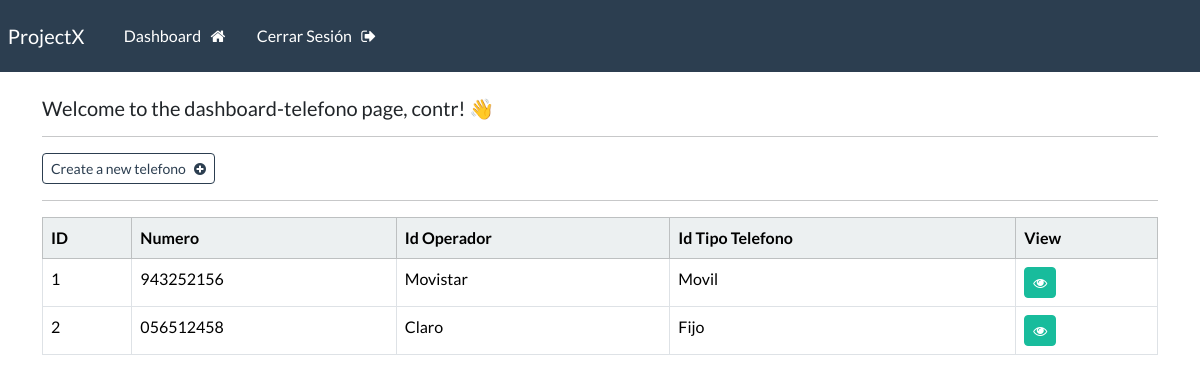
/dashboard-telefono (signed in), run on an earlier commit of the app's database.
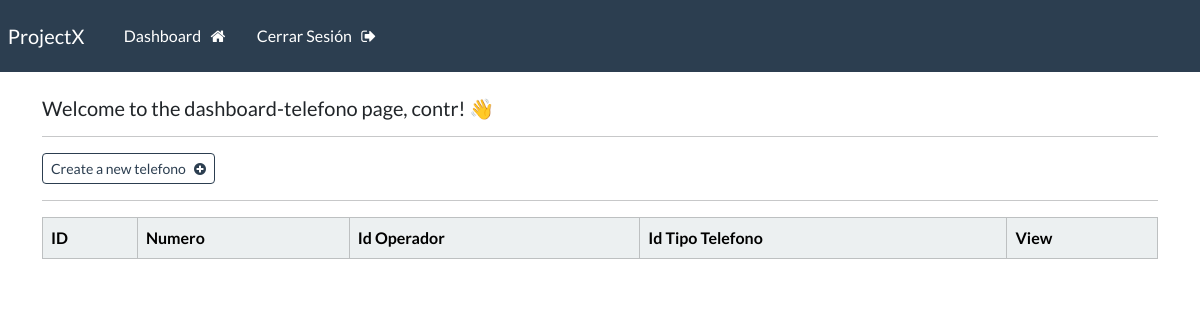
And on a later commit of the database.
### webapp/models.py (models this page shows, shortened)
class Telefono(models.Model):
    numero = models.CharField(max_length=100)
    id_operador = models.ForeignKey(Operador, on_delete=models.CASCADE)
    id_tipotelefono = models.ForeignKey(TipoTelefono, on_delete=models.CASCADE)

class Operador(models.Model):
    denominacion=models.CharField(max_length=100)
    def __str__(self):
        return self.denominacion

class TipoTelefono(models.Model):
    denominacion=models.CharField(max_length=100)
    def __str__(self):
        return self.denominacion

### webapp/views.py (the view)
# urls.py: path('dashboard-telefono', views.dashboard_telefono, name="dashboard-telefono"),
@login_required(login_url='my-login')
def dashboard_telefono(request):
    telefonos = Telefono.objects.all()
    context = {'telefonos': telefonos}
    return render(request, 'webapp/dashboard-telefono.html', context=context)

### webapp/templates/webapp/dashboard-telefono.html
{% extends 'webapp/base.html' %}
{% block content %}
    <h5> Welcome to the dashboard-telefono page, {{user}}! 👋</h5>
    <hr>
    <a class="btn btn-outline-primary btn-sm" href="{% url 'create-telefono' %}">
        Create a new  telefono &nbsp; <i class="fa fa-plus-circle" aria-hidden="true"></i>
    </a>
    <hr>
    <table class="table table table-hover table-bordered">
        <thead class="table-light">
            <tr>
                <th scope="col"> ID </th>
                <th scope="col"> Numero </th>
                <th scope="col"> Id Operador </th>
                <th scope="col"> Id Tipo Telefono </th>
                <th scope="col"> View </th>
            </tr>
        </thead>
        <tbody>
        {% if telefonos %}
            {% for telefono in telefonos %}
            <tr>
                <td> {{telefono.id}} </td>
                <td> {{telefono.numero}}</td>
                <td> {{telefono.id_operador}}</td>
                <td> {{telefono.id_tipotelefono}}</td>
                <td> <a class="btn btn-success btn-sm" href="{% url 'telefono' telefono.id %}"> <i class="fa fa-eye" aria-hidden="true"></i> </a></td>
            </tr>
            {% endfor %}
        {% endif %}
        </tbody>
    </table>
{% endblock %}

What changed in the data, as far as the page shows it:
removed Telefono: id "1", numero "943252156", id_operador "Movistar", id_tipotelefono "Movil"
removed Telefono: id "2", numero "056512458", id_operador "Claro", id_tipotelefono "Fijo"
